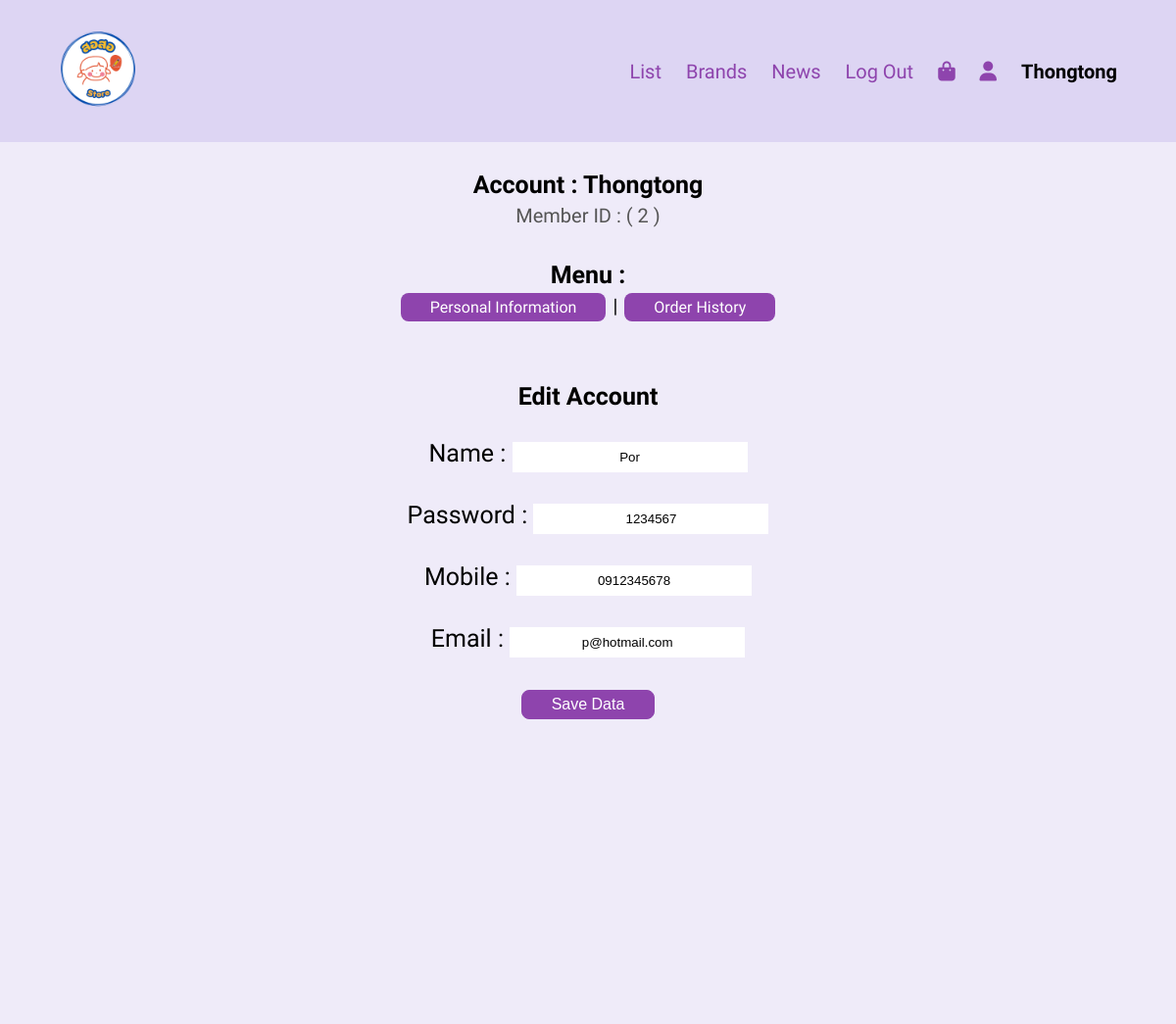
The page /editprofile.php (signed in) on the database its author committed.
### tables this page shows
CREATE TABLE `user` (
  `ID_User` int(10) NOT NULL,
  `Username` varchar(20) NOT NULL,
  `Password` varchar(200) NOT NULL,
  `email` varchar(30) NOT NULL,
  `Tel` varchar(10) NOT NULL,
  `Fullname` varchar(20) NOT NULL
);

### editprofile.php (the view, shortened to what this page needs)
<?php include('connect.php'); ?>
<!DOCTYPE html>
<html lang="en">
<head>
    <link rel="stylesheet" href="./CSS/User.css">
</head>
<body>
    <?php
    if (isset($_SESSION['user_id'])) {
        $ID_User = $_SESSION['user_id'];
    }
    ?>
    <div class="Header" style="font-family: 'Mali', cursive;">
        <div class="Profile">
            <div class="Container">
                <div class="Menu-Bar">
                    <div class="Logo">
                        <a href="./Index.php" > <img src="./PRODUCT/img/logo/logo.png" width="100%" height="100vh"></a>
                    </div>
                    <Nav>
                        <Ul>
                            <div class="Dropdown-Brand">
                                <Li> <a href="./PRODUCT/Brands/JsonBrand.php"> List </a> </Li>
                            </div>
                            <div class="Dropdown-Brand">
                                <Li> <a href="#"> Brands </a> </Li>
                            </div>
                            <div class="Dropdown-Brand">
                                <Li> <a href="./PRODUCT/News/News.php"> News </a> </Li>
                            </div>
                            <div class="Dropdown-Brand">
                                <?php if (isset($_SESSION['username'])) { ?>
                                    <Li> <a href="./Index.php?logout='1'"> Log Out </a> </Li>
                                <?php } else { ?>
                                <?php } ?>
                            </div>
                            <div class="Dropdown-Brand">
                                <Li> <a href="./cart.php"> <i class="fa-sharp fa-solid fa-bag-shopping"></i> </a> </Li>
                            </div>
                            <div class="Dropdown-Brand">
                                <Li> <a href="./user.php"> <i class="fa-solid fa-user"> </i> </a> </Li>
                            </div>
                            <div class="Dropdown-Brand">
                                <?php if (isset($_SESSION['username'])) { ?>
                                    <li>
                                        <b>
                                            <?php echo $_SESSION['username']; ?>
                                        </b>
                                    </li>
                                <?php } ?>
                            </div>
                        </Ul>
                    </Nav>
                </div>
            </div>
        </div>
        <div class="Layout">
            <section>
                <div class="Profile-Component">
                    <?php
                    $us = $pdo->prepare("SELECT * FROM user WHERE ID_User = $ID_User");
                    $us->execute();
                    if ($us->rowCount() > 0) {
                            while ($row = $us->fetch(PDO::FETCH_ASSOC)) {
                    ?>
                    <div action="" method="post" class="profilebox"> <br>
                        <div class="#">
                            <b> Account : </b> <b> <?php echo $row['Username']; ?> </b>
                            </div>
                            <div class="Code">
                                <p> Member ID : ( <?php echo $row['ID_User']; ?> ) </p>
                            </div> <br>
                    </div>
                    <ul class="nav nav-tabs">
                        <b> Menu : </b>
                        <li class="nav-item">
                            <a class="nav-link active button" aria-current="page" href="./user.php"> Personal Information </a> |
                            <a class="nav-link button" href="./history.php"> Order History </a>
                        </li>
                    </ul> <br>
                    <form action="./editprofiledb.php" method="post"> <br>
                        <b> Edit Account </b> <br><br>
                        <div class="row">
                            <div class="col-md-6">
                                <label> Name : </label>
                                <input class="box-input" name="us_fullname" type="text" value="<?= $row["Fullname"] ?>">
                            </div> <br>
                        </div>
                        <div class="row">
                            <div class="col-md-6">
                                <label> Password : </label>
                                <input class="box-input" name="us_password" type="text" value="<?= $row["Password"] ?>">
                            </div>
                        </div> <br>
                        <div class="row">
                            <div class="col-md-6">
                                <label> Mobile : </label>
                                <input class="box-input" name="us_tel" type="text" value="<?= $row["Tel"] ?>">
                            </div> <br>
                        </div>
                        <div class="row">
                            <div class="col-md-6">
                                <label> Email : </label>
                                <input class="box-input" name="us_email" type="text" value="<?= $row["email"] ?>">
                            </div> <br>
                        </div>
                        <div class="row">
                            <div class="col-md-6">
                                <button style="border: 1px solid #8e44ad;" type="submit" class="button" id="record" name="confirm"> Save Data </button> <br>
                            </div>
                        </div>
                    </form>
                </div>
                <?php
                    };
                    };
                ?>
            </section>
        </div>
    </div>
</body>
</html>

### CSS/User.css (style rules this page uses)
* { margin: 0; padding: 0; box-sizing: border-box; }
.Header { background: #DDD5F3; max-width: 100%; }
.Menu-Bar { background: #DDD5F3; display: flex; align-items: center; padding: 20px; font-size: 20px; }
Nav { flex: 1; text-align: right; margin-right: 10px; }
Nav Ul { display: inline-block; list-style-type: none; margin-right: 10px; }
Nav Ul Li { display: inline-block; margin-right: 20px; }
.Dropdown-Brand { position: relative; display: inline-block; }
a { text-decoration: none; color: #8e44ad; }
p { color: #555; }
.Logo { padding-left: 30px; }
.Layout { background: #efebf9; min-height: 900px; }
.Profile-Component { text-align: center; font-size: 25px; }
.Code { padding: 5px; font-size: 20px; }
.nav-item { font-size: 20px; }
.row { text-align: center; }
.box-input { text-align: center; padding: 8px; border: none; width: 20% }
.button { background-color:#8e44ad; border-radius: 8px; color: white; padding: 5px 30px; text-align: center; text-decoration: none; display: inline-block; font-size: 16px; margin: 4px 2px; cursor: pointer; }

### rows shown on the page
user: Username "Thongtong", ID_User "2", us_fullname "Por", us_password "1234567", us_tel "0912345678", us_email "p@hotmail.com"

### other values the page prints
$_SESSION['username'] "Thongtong"
